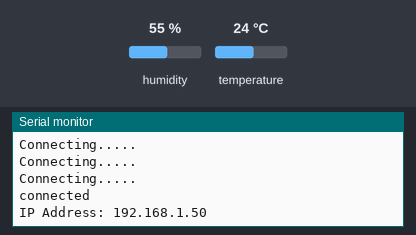
Bench run of a sketch on a simulated ESP8266 (NodeMCU). On the bench: the last lines printed to the serial monitor. The test bench sets the inputs (shaded band); at power-on: humidity 55 %, temperature 24 °C. WiFi joins after 1.5 s; servers stay silent unless stated; web services answer with replies made up by the test bench.

Above: at 2.7 s.
2.8 s: humidity set to 22 %
At 4.5 s:
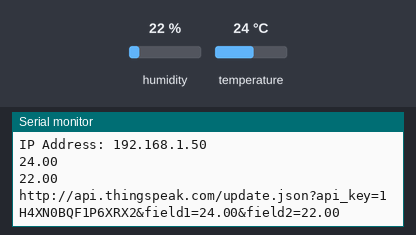
6.3 s: temperature set to 12 °C
At 8.58 s:
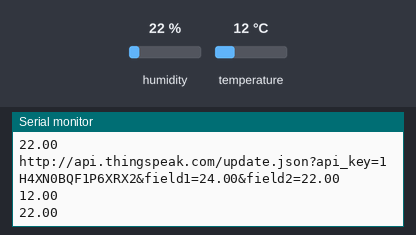
9.8 s: humidity set to 40 %
At 11.9 s:
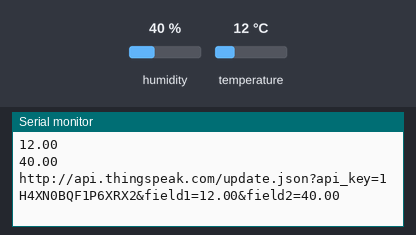
Timing chart, 0 to 13.4 s (numbered marks = the images above; inputs shaded):
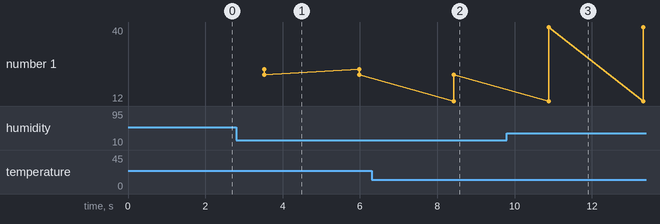

Measured:
- after the input at 2.8 s, the serial monitor: prints a new line after 0.73 s (image 1)
- after the input at 6.3 s, the serial monitor: prints a new line after 2.1 s (image 2)
- after the input at 9.8 s, the serial monitor: prints a new line after 1.1 s (image 3)
- plotted number 1: 22 → 40 after the input at 9.8 s

The sketch:

ThingSpeak_DHTT.ino
```cpp
#include<ESP8266WiFi.h>
#include<ESP8266HTTPClient.h>
#include<DHT.h>
#define DHTPIN D1
#define DHTTYPE DHT11
DHT dht(DHTPIN, DHTTYPE);
WiFiClient client;
HTTPClient http;
String thingSpeakAddress="http://api.thingspeak.com/update.json?";
String url;
void setup() {
  // put your setup code here, to run once:
Serial.begin(9600);
dht.begin();
WiFi.disconnect();//disconnect from existing connection
WiFi.begin("aparanji","aparanji@123");
while((!(WiFi.status()==WL_CONNECTED)))
{
  Serial.println("Connecting.....");
  delay(300);
}
Serial.println("connected");
Serial.print("IP Address: ");
Serial.println(WiFi.localIP());
}

void loop() {
  // put your main code here, to run repeatedly:
delay(2000);
float t=dht.readTemperature();
float h=dht.readHumidity();
Serial.println(t);
Serial.println(h);
if(client.connect("api.thingspeak.com",80)){
  url=thingSpeakAddress;
  url+="api_key=";
  url+="1H4XN0BQF1P6XRX2";//Write API Key
  url+="&field1=";
  url+=t;
  url+="&field2=";
  url+=h;
  //url+="&field3=";
  //url+=analogRead(A0);
  Serial.println(url);
  http.begin(url);
  http.GET();
  http.end();
}
}
```
